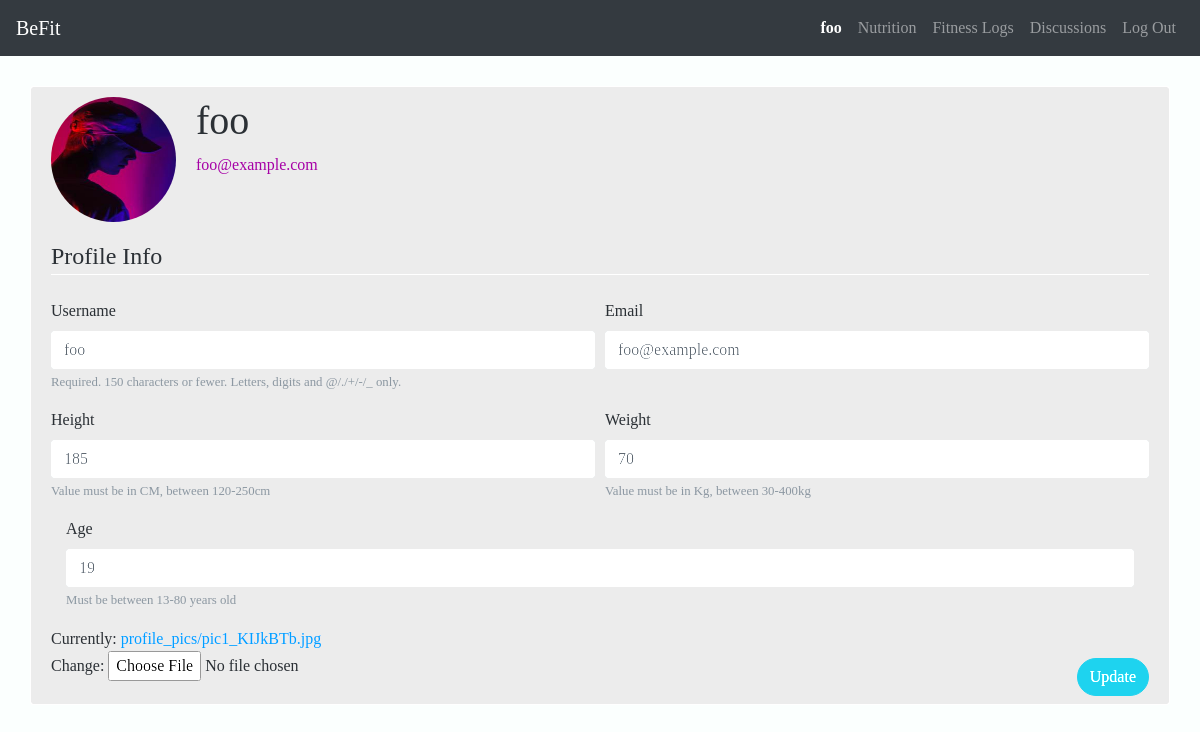
Screenshot of /profile (signed in) with the database file from the repository.
### final_project/models.py (models this page shows, shortened)
class User(AbstractUser):
    pic = models.ImageField(default='default.jpg', upload_to='profile_pics')
    height = models.IntegerField(default=120, validators=[MaxValueValidator(250), MinValueValidator(120)], help_text='Value must be in CM, between 120-250cm')
    weight = models.IntegerField(default=30, validators=[MaxValueValidator(400), MinValueValidator(30)], help_text='Value must be in Kg, between 30-400kg')
    age = models.IntegerField(default=18, validators=[MaxValueValidator(80), MinValueValidator(13)], help_text='Must be between 13-80 years old')
    cv = models.URLField(max_length=120, blank=True)
    special_user = models.BooleanField(default=False)
    professional = models.BooleanField(default=False)

### final_project/views.py (the view, shortened to what this page needs)
# urls.py: path('profile', views.profile, name='profile'),
@login_required(login_url='/login')
def profile(request):
    form = UserUpdate(instance=request.user)
    return render(request, "final_project/profile.html", {
        'form':form
    })

### final_project/views.py
class UserUpdate(forms.ModelForm):
    email = forms.EmailField()
    class Meta:
        model = User
        fields = ['username', 'email', 'height', 'weight', 'age', 'pic']

### final_project/templates/final_project/profile.html (shortened to what this page needs)
{% extends "final_project/layout.html" %}
{% load crispy_forms_tags %}
{% block body %}
    <div class="container profile_card content-section">
        <div class="media">
            <img class="rounded-circle account-img" src="{{ user.pic.url }}">
            <div class="media-body">
                <h2 id="username_prof" class="account-heading">{{ user.username }}</h2>
                <p id="secondary">{{ user.email }}</p>
            </div>
        </div>
        <form method="POST" enctype="multipart/form-data">
            <fieldset>
                <legend class="border-bottom mb-4">Profile Info</legend>
                <div class="form-row">
                    <div class="form-group col-md-6 mb-0 animate__animated animate__fadeInUp">
                        {{ form.username|as_crispy_field }}
                    </div>
                    <div class="form-group col-md-6 mb-0 animate__animated animate__fadeInUp">
                        {{ form.email|as_crispy_field }}
                    </div>
                </div>
                <div class="form-row">
                    <div class="form-group col-md-6 mb-0 animate__animated animate__fadeInUp animate__delay-1s">
                        {{ form.height|as_crispy_field }}
                    </div>
                    <div class="form-group col-md-6 mb-0 animate__animated animate__fadeInUp animate__delay-1s">
                        {{ form.weight|as_crispy_field }}
                    </div>
                </div>
                <div class="form-group col-md-12 mb-0 animate__animated animate__fadeInUp animate__delay-2s">
                    {{ form.age|as_crispy_field }}
                </div>
                <div class="custom-file">
                    {{ form.pic }}
                </div>
            </fieldset>
            <div class="form-group">
                <button class="btn btn-info float-right" type="submit" style="position: relative; bottom: 20px; border-radius: 20px;">Update</button>
            </div>
        </form>
    </div>
{% endblock %}

### final_project/templates/final_project/layout.html (shortened to what this page needs)
{% load static %}
<!DOCTYPE html>
<html lang="en">
    <head>
        <link rel="stylesheet" href="https://stackpath.bootstrapcdn.com/bootstrap/4.4.1/css/bootstrap.min.css">
        <link href="{% static 'final_project/layoutt.css' %}" rel="stylesheet">
        <link rel="stylesheet" href="https://cdnjs.cloudflare.com/ajax/libs/animate.css/4.0.0/animate.min.css">
    </head>
    <body>
        <nav class="navbar navbar-expand-lg navbar-dark bg-dark sticky-top">
            <a class="navbar-brand" href="{% url 'index' %}" id="_home">BeFit</a>
            <div class="collapse navbar-collapse" id="navigation1">
                <ul class="navbar-nav ml-auto">
                    {% if user.is_authenticated %}
                        <li class="nav-item">
                            <a class="nav-link" href="{% url 'profile' %}" id="_profile"><strong>{{ user.username }}</strong></a>
                        </li>
                    {% endif %}
                    <li class="nav-item">
                        <a class="nav-link" href="{% url 'recipe' %}" id="_recipe">Nutrition</a>
                    </li>
                    {% if user.special_user or user.professional %}
                        <li class="nav-item">
                            <a class="nav-link" href="{% url 'fitness' %}" id="_fitness">Fitness Logs</a>
                        </li>
                    {% else %}
                        <li id="nav-disabled" class="nav-item">
                            <a class="nav-link disabled" href="#" id="_fitness">Fitness Logs</a>
                        </li>
                    {% endif %}
                    <li class="nav-item">
                        <a class="nav-link" href="{% url 'discussions' %}" id="_discussions">Discussions</a>
                    </li>
                    {% if user.is_authenticated %}
                        <li class="nav-item">
                            <a class="nav-link" href="{% url 'logout' %}">Log Out</a>
                        </li>
                    {% endif %}
                </ul>
            </div>
        </nav>
        <div class="body">
            {% block body %}
            {% endblock %}
        </div>
    </body>
</html>

### final_project/static/final_project/layoutt.css (style rules this page uses)
body { background-color: rgb(251, 255, 254); font-family: 'Perpetua'; }
.content-section { background: #ffffff; padding: 10px 20px; border: 1px solid #dddddd; border-radius: 3px; margin-bottom: 20px; }
.account-img { height: 125px; width: 125px; margin-right: 20px; margin-bottom: 16px; }
.account-heading { font-size: 2.5rem; }

### final_project/templates/final_project/profile.html (style rules this page uses)
body { background-image: url('https://api.time.com/wp-content/uploads/2020/03/gym-coronavirus.jpg?quality=85&w=1024&h=512&crop=1'); background-repeat: no-repeat; background-attachment: fixed; background-size: 100% 100%; }
.profile_card { position: relative; background: rgba(180, 180, 180, 0.9); top: 30px; filter: brightness(130%); }
#_profile { color: white; }
#secondary { color: purple; }

### rows the page displays
User: username "foo", pic (picture), email "foo@example.com", height "185", weight "70", age "19"
